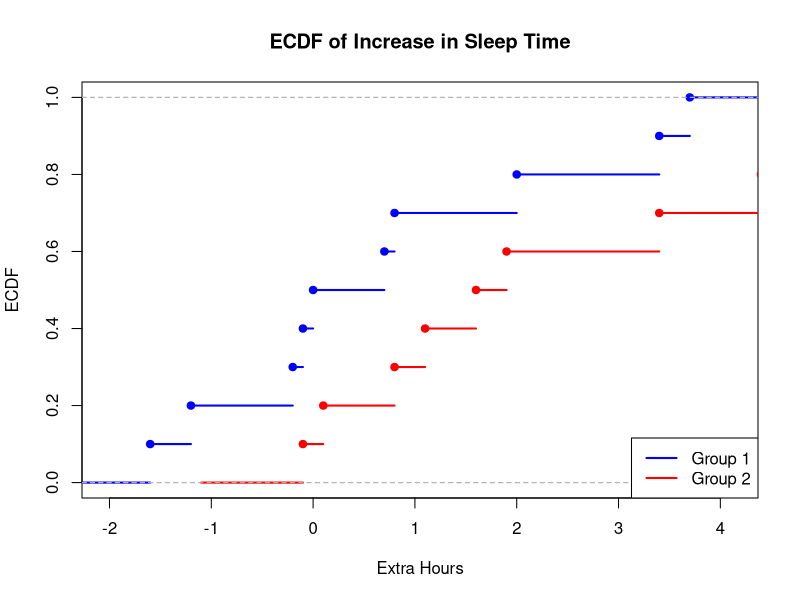

Write R code to recreate this figure.
## ---- chunk 1
data(sleep)

print(head(sleep))
## ---- chunk 2
g1 <- sleep$extra[sleep$group == 1]
g2 <- sleep$extra[sleep$group == 2]

print(head(g1))
print(head(g2))
## ---- chunk 3
plot(ecdf(g1), main = "ECDF of Increase in Sleep Time",
     xlab = "Extra Hours", ylab = "ECDF", col = "blue", lwd = 2)
lines(ecdf(g2), col = "red", lwd = 2)

legend("bottomright", legend = c("Group 1", "Group 2"),
       col = c("blue", "red"), lwd = 2)
## ---- chunk 4
m1_real <- mean(g1)
print(m1_real)
m2_real <- mean(g2)
print(m2_real)
## ---- chunk 5
set.seed(123)

B <- 10000

boot_bias <- function(x) {
  n <- length(x)
  boot_means <- replicate(B, mean(sample(x, n, replace = TRUE)))
  mean(boot_means) - mean(x)
}

bias_g1 <- boot_bias(g1)
bias_g2 <- boot_bias(g2)

print(bias_g1)
print(bias_g2)

## ---- chunk 6
set.seed(123)

n <- 10
nsim <- 1000
sigma2_hat <- numeric(nsim)

for(i in 1:nsim){
  x <- rnorm(n, mean = 0, sd = 1)
  sigma2_hat[i] <- (1/n) * sum((x - mean(x))^2)
}

mean_estimate <- mean(sigma2_hat)
bias <- mean_estimate - 1

print(mean_estimate)
print(bias)
## ---- chunk 7
getAnywhere(var)
## ---- chunk 8
var_estimate <- var(sigma2_hat)
var_estimate
## ---- chunk 9
mse <- mean((sigma2_hat - 1)^2)
mse
## ---- chunk 10
simulate_mean_median <- function(n_sim, n, mu = 0, sigma = 1) {
  means <- numeric(n_sim)
  medians <- numeric(n_sim)
  
  for (i in 1:n_sim) {
    sample_data <- rnorm(n, mean = mu, sd = sigma)
    means[i] <- mean(sample_data)
    medians[i] <- median(sample_data)
  }
  
  data.frame(mean = means, median = medians)
}

simulate_mean_median(5, 10)
## ---- chunk 11
set.seed(123) # reproducibility

sample_sizes <- c(10, 100, 1000)
n_sim <- 10000
mu <- 0
sigma <- 1

results <- list()

for (n in sample_sizes) {
  sim <- simulate_mean_median(n_sim, n, mu, sigma)
  
  bias_mean <- mean(sim$mean) - mu
  bias_median <- mean(sim$median) - mu
  
  var_mean <- var(sim$mean)
  var_median <- var(sim$median)
  
  results[[as.character(n)]] <- data.frame(
    sample_size = n,
    bias_mean = bias_mean,
    bias_median = bias_median,
    var_mean = var_mean,
    var_median = var_median
  )
}

do.call(rbind, results)
## ---- chunk 12
variances <- c(1, 4, 9)
n <- 100
n_sim <- 1000

results_var <- list()

for (sigma2 in variances) {
  sim <- simulate_mean_median(n_sim, n, mu = 0, sigma = sqrt(sigma2))
  
  bias_mean <- mean(sim$mean) - mu
  bias_median <- mean(sim$median) - mu
  
  var_mean <- var(sim$mean)
  var_median <- var(sim$median)
  
  results_var[[as.character(sigma2)]] <- data.frame(
    variance = sigma2,
    bias_mean = bias_mean,
    bias_median = bias_median,
    var_mean = var_mean,
    var_median = var_median
  )
}

do.call(rbind, results_var)
